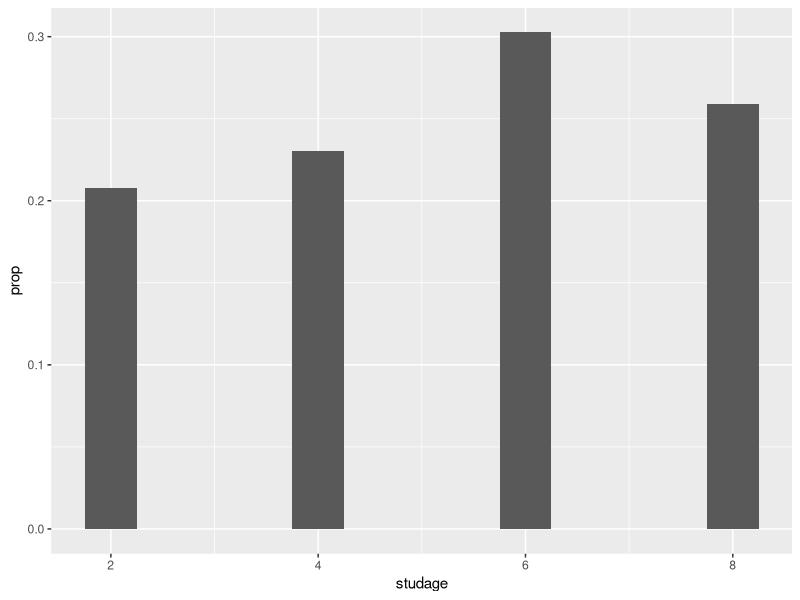
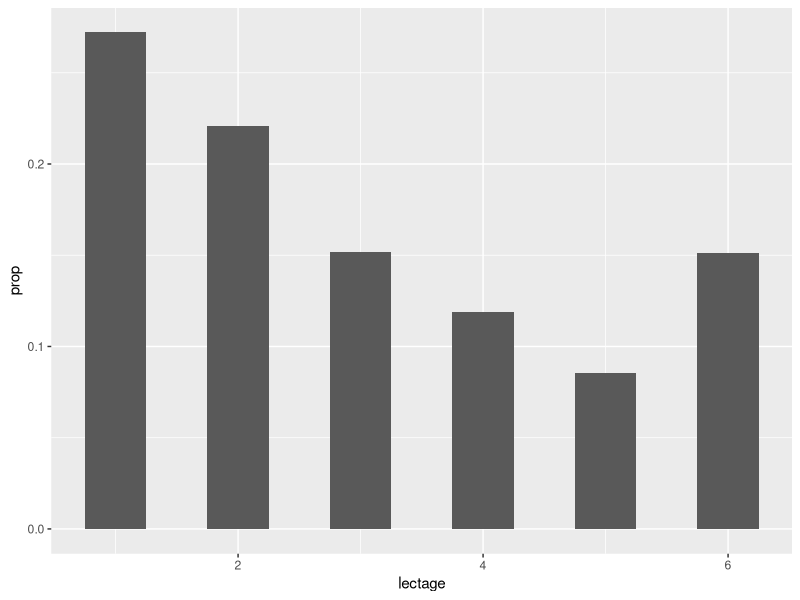
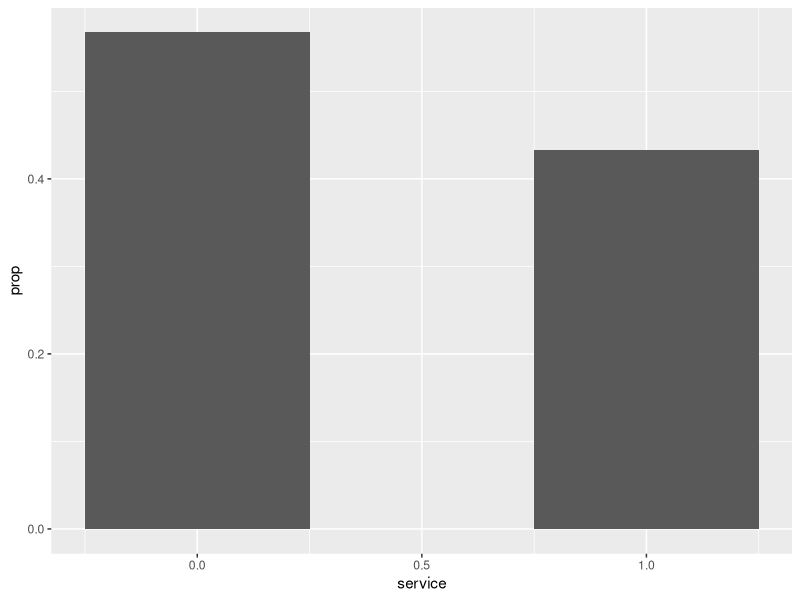
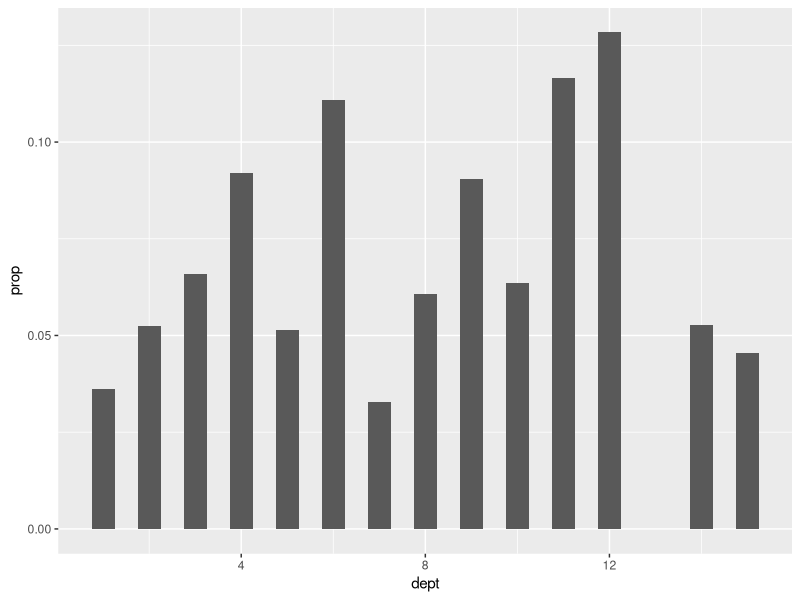
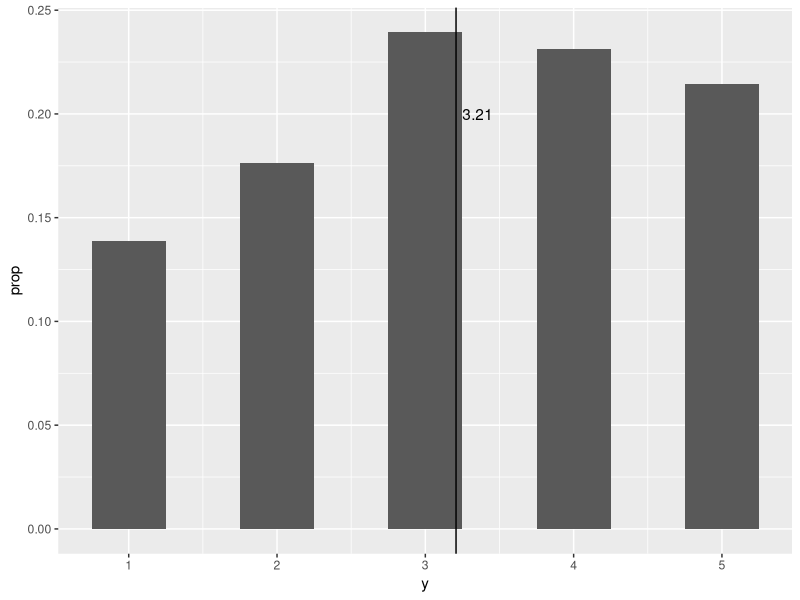
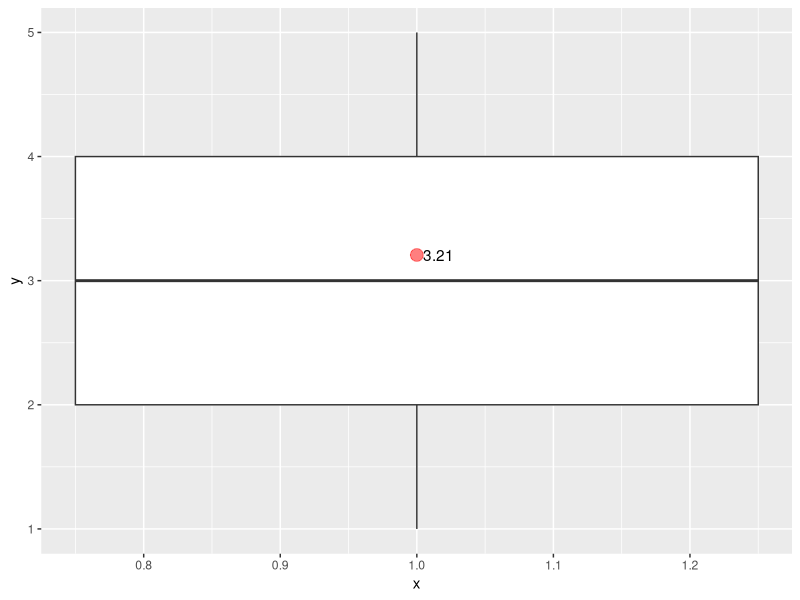
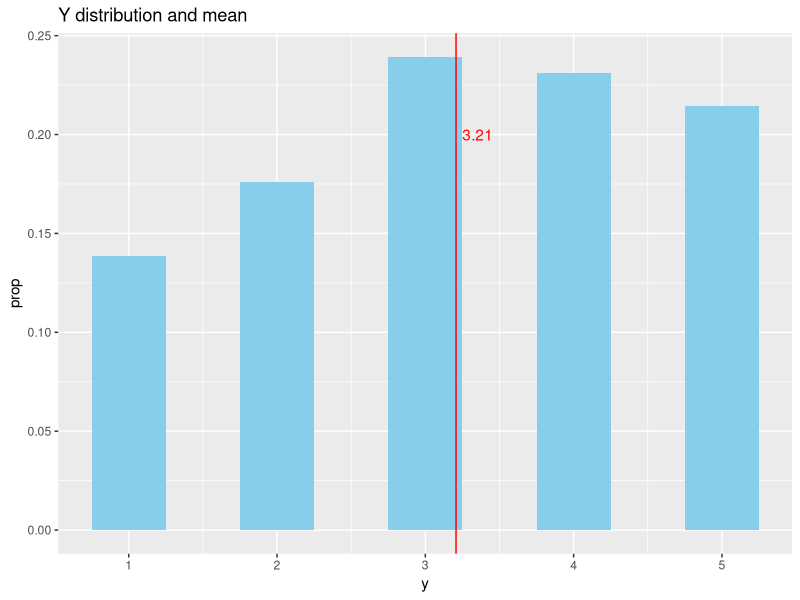
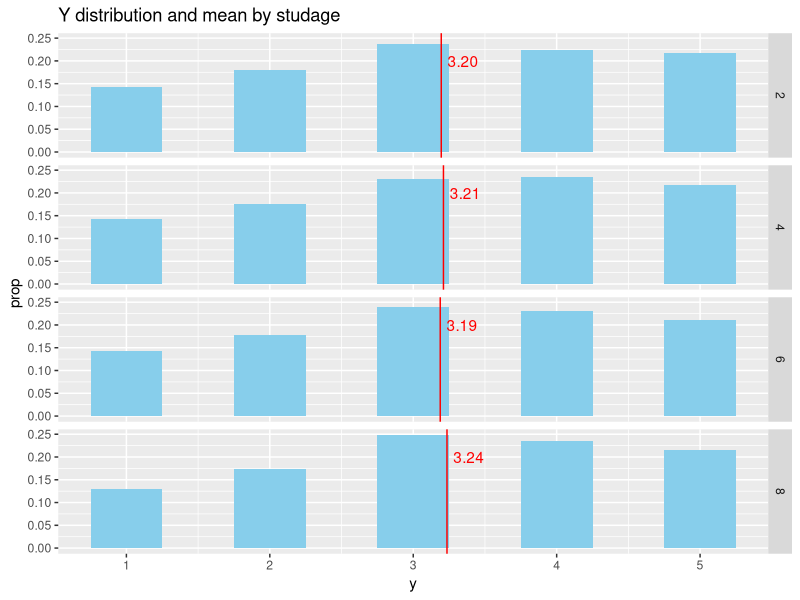

Here is the R script that generated these plots, in order: (Note: this script raises an error after producing the figures.)
#' ---
#' title: Exploration of the insteval dataset
#' author "Bruno Fischer Colonimos"
#' output:
#'     html_document:
#'         number_section: yes
#'         toc: yes
#'         toc_depth: 4
#' ---



#' ***********************************
#'
#' ```{r setup, include=FALSE}
#' knitr::opts_chunk$set(echo = TRUE)
#' ```
#'

setwd("InstEval2")

suppressPackageStartupMessages(library(ggplot2))
suppressPackageStartupMessages(library(dplyr))



# load data
# ===========
df <- read.csv(file = file.path("data", "InstEval.csv"),
               sep = ";", row.names = 1)

head(df)
tail(df)


# Data exploration
# ===============

# Cleaning - remove row with missing values
# ------------------------------

#  detect
sapply(df, function(col) {sum(is.na(col))} )
# remove last row
df <- df[!is.na(df$studage), ]
#  verify
sapply(df, function(col) {sum(is.na(col))} )
tail(df)


# one-variable bar charts
# function
g_bar <- function(varstr, dfr = df) {
        vname <- as.name(varstr)
        ggplot(data = dfr, aes_(vname)) +
                geom_bar( aes(y = ..prop..), width = 0.5)
}
# actual
g_bar("studage")
g_bar("lectage")
g_bar("service")
g_bar("dept")


g_bar("y") +
        geom_vline(xintercept = mean(df$y)) +
        geom_text(data = data.frame(mean_y = mean(df$y)),
                  aes(x = mean_y, y = .2, label = format(mean_y, digits = 3)),
                  hjust = -.2)


# y with boxplot

ggplot(data = df, aes(x = 1, y = y)) + geom_boxplot( width = 0.5) +
  geom_point(data = data.frame(mean_y = mean(df$y)), aes(y = mean_y), size = 4, color = "red", alpha = .5 ) +
  geom_text(data = data.frame(mean_y = mean(df$y)), aes(y = mean_y, label = format(mean_y, digits = 3)),
            hjust = -.2)


# ==============================================================================================
# comparing barplots


# facets with string aguments
myfacet <- function(row = ".", col = "."){
  fmla <- as.formula(paste0(row, " ~ ", col))
  facet_grid(fmla)
}


ybar_by <- function(vrow = "." , vcol = ".",
                    colfill="skyblue",
                    meansize = 4, meandigits = 3, meancolor = "red",
                    labheight = .2, labjust = -.2) {
        # missing arguments
        mvrow <- missing(vrow)
        mvcol <- missing(vcol)
        condpresent <- 2 - (as.integer(mvrow) + as.integer(mvcol))
        # compute the means by groups ----------

        # function for grouping dataframes
        groupif <- function(dframe, vrow, vcol, mvrow, mvcol) {
                rowvar <- as.name(vrow)
                colvar <- as.name(vcol)
                if (!mvrow & ! mvcol) {
                        group_by_(dframe, rowvar, colvar)
                } else if (!mvrow) {
                        group_by_(dframe, rowvar)
                } else if (!mvcol) {
                        group_by_(dframe, colvar)
                } else {
                        dframe
                }
        }

        # compute dataframe of conditional means
        mean_y_df <- df %>%
                groupif(vrow, vcol, mvrow, mvcol ) %>%
                summarise(mean_y = mean(y))

        # make the ggplot
        plot <- ggplot(data = df, aes(y)) +
                geom_bar( aes(y = ..prop..), width = 0.5, fill = colfill) +
                geom_vline(data = mean_y_df, aes(xintercept = mean_y), color = meancolor) +
                geom_text(data = mean_y_df, aes(x = mean_y, y = labheight, label = format(mean_y, digits = meandigits)),
                          color = meancolor, hjust = labjust)


        # + myfacet(vrow, vcol)

        if (!mvrow | !mvcol) {
                plot <- plot + myfacet(row = vrow, col = vcol)
        }

        # add title to plot
        if (condpresent <= 0) {
                plot_title <- "Y distribution and mean"
        } else if (condpresent == 1) {
                plot_title <- paste0("Y distribution and mean by ", ifelse (!mvrow , vrow, vcol)  )
        } else if (condpresent == 2) {
                plot_title <- paste0("Y distribution  and mean by ",  vrow, " and ", vcol)
        } else {
                stop( paste0("Error in ybar-by2: bad value for condpresent: ", condpresent) , call. = TRUE )
        }

        # return plot
        plot + labs(title = plot_title)

}

# -----------------------------------------------------------------------------------------
#  apply
ybar_by()
ybar_by("studage")
ybar_by("lectage")
ybar_by("service")
ybar_by("dept")


ybar_by("lectage", "studage")

ybar_by("studage", "service")
ybar_by("studage")
ybar_by(, "service")
ybar_by("service")
ybar_by("dept", "service") # evidence of interaction


# ========================================================================================================
# comparing boxplots



ybox_by <- function(vx, vrow = "." , vcol = "." ,
                    meansize = 4, meandigits = 3, meancolor = "red",
                    labheight = .2, labjust = -.2) { # all args = strings
        # missing arguments
        mvrow <- missing(vrow)
        mvcol <- missing(vcol)
        condpresent <- 2 - (as.integer(mvrow) + as.integer(mvcol))

        # preparation for circomventing nse
        xn <- as.name(vx)
        yn <- as.name("y")
        # compute the means by groups ----------

        # function for grouping dataframes
        groupif3 <- function(dframe, vx, vrow, vcol, mvrow, mvcol) {
                xvar <- as.name(vx)
                rowvar <- as.name(vrow)
                colvar <- as.name(vcol)
                if (!mvrow & ! mvcol) {
                        group_by_(dframe, xvar, rowvar, colvar)
                } else if (!mvrow) {
                        group_by_(dframe, xvar, rowvar)
                } else if (!mvcol) {
                        group_by_(dframe, xvar, colvar)
                } else {
                        group_by_(dframe, xvar)
                }
        }

        # compute dataframe of conditional means
        mean_y_df <- df %>%
                groupif3(vx, vrow, vcol, mvrow, mvcol ) %>%
                summarise(mean_y = mean(y))

        # make the ggplot

        plot <- ggplot(data = df,
                       aes_(xn, yn, group = xn) ) +
                geom_boxplot(width = 0.5, varwidth = TRUE) +
                geom_point(data = mean_y_df, aes(y = mean_y), size = meansize, color = meancolor, alpha = .5 ) +
                geom_line(data = mean_y_df, aes_(xn, quote(mean_y), group = 1), color = meancolor) +
                geom_text(data = mean_y_df, aes(y = mean_y, label = format(mean_y, digits = meandigits)),
                          hjust = labjust) # + geom_smooth(aes_(xn, yn), method = "lm")

        if (!mvrow | !mvcol) {
                plot <- plot + myfacet(row = vrow, col = vcol)
        }



        # add title to plot
        if (condpresent <= 0) {
                plot_title <- paste0("Y distribution and mean by ", vx)
        } else if (condpresent == 1) {
                plot_title <- paste0("Y distribution and mean by ", vx, " and ", ifelse (!mvrow , vrow, vcol)  )
        } else if (condpresent == 2) {
                plot_title <- paste0("Y distribution  and mean by ", vx, " and ",  vrow, " and ", vcol)
        } else {
                stop( paste0("Error in ybar-by2: bad value for condpresent: ", condpresent) , call. = TRUE )
        }

        # return plot
        plot  + labs(title = plot_title)

}


# tests

ybox_by("studage")
ybox_by("lectage")
ybox_by("service")
ybox_by("dept")


ybox_by("service", "lectage", meancolor = "blue", meansize = 3)
ybox_by("lectage", "service", meancolor = "blue", meansize = 3)
ybox_by("lectage", "dept", meancolor = "blue", meansize = 3)
ybox_by("lectage", "dept", "service", meancolor = "blue", meansize = 3)



# approaches by the mean:

mdf <- df %>%
        group_by(studage, lectage, service, dept) %>%
        summarise(mean_y = mean(y), cnt = n())

summary(mdf$mean_y)



# ========================================================================
# graphing regressions ========================================================================
# ========================================================================
# not yet ok

yreg_by <- function(vx, vrow = "." , vcln = ".", vcol = "",
                    linreg = TRUE,
                    meansize = 4, meandigits = 3, meancolor = "red",
                    labheight = .2, labjust = -.2) { # all args = strings
        # missing arguments
        mvrow <- missing(vrow)
        mvcln <- missing(vcln)
        mvcol <- missing(vcol)
        condpresent <- 2 - (as.integer(mvrow) + as.integer(mvcln))

        # preparation for circomventing nse
        xn <- as.name(vx)
        yn <- as.name("y")
        if (!mvcol) {vcol_n <- as.name(vcol)}
        # compute the means by groups ----------

        # function for grouping dataframes
        groupif3 <- function(dframe, vx, vrow, vcln, mvrow, mvcln) {
                xvar <- as.name(vx)
                rowvar <- as.name(vrow)
                clnvar <- as.name(vcln)
                if (!mvrow & ! mvcln) {
                        group_by_(dframe, xvar, rowvar, clnvar)
                } else if (!mvrow) {
                        group_by_(dframe, xvar, rowvar)
                } else if (!mvcln) {
                        group_by_(dframe, xvar, clnvar)
                } else {
                        group_by_(dframe, xvar)
                }
        }

        # compute dataframe of conditional means
        mean_y_df <- df %>%
                groupif3(vx, vrow, vcln, mvrow, mvcln ) %>%
                summarise(mean_y = mean(y))


        # make the ggplot
        # base
        if (mvcol) {
              plot <- ggplot(data = df, aes_(xn, yn) )
        } else {
                plot <- ggplot(data = df, aes_(xn, yn, color = vcol_n) )
        }
        # more components
        plot <- plot +
                geom_boxplot(aes_(group = xn), width = 0.5, varwidth = TRUE) +
                geom_point(data = mean_y_df, aes(y = mean_y), size = meansize, color = meancolor, alpha = .5 ) +
                geom_line(data = mean_y_df, aes_(xn, quote(mean_y), group = 1), color = meancolor) +
                geom_text(data = mean_y_df, aes(y = mean_y, label = format(mean_y, digits = meandigits)),
                          hjust = labjust)
        # dbug
        # print(plot)
        if (linreg) {
                plot <- plot + geom_smooth(# aes_(xn, yn),
                                           method = "lm")
        }

        if (!mvrow | !mvcln) {
                plot <- plot + myfacet(row = vrow, col = vcln)
        }



        # add title to plot
        if (condpresent <= 0) {
                plot_title <- paste0("Y distribution and mean by ", vx)
        } else if (condpresent == 1) {
                plot_title <- paste0("Y distribution and mean by ", vx, " and ", ifelse (!mvrow , vrow, vcln)  )
        } else if (condpresent == 2) {
                plot_title <- paste0("Y distribution  and mean by ", vx, " and ",  vrow, " and ", vcln)
        } else {
                stop( paste0("Error in ybar-by2: bad value for condpresent: ", condpresent) , call. = TRUE )
        }

        # return plot
        plot  + labs(title = plot_title)

}


# application

yreg_by("studage")
yreg_by("lectage")
yreg_by("service")
yreg_by("dept")


ybox_by("service", "lectage", meancolor = "blue", meansize = 3)

yreg_by("lectage", "service") #===========================================
yreg_by("lectage", vcol = "service") ######################

yreg_by("lectage", "dept")
yreg_by("lectage", vcol = "dept") #################
yreg_by("lectage", "dept", "service", meansize = 3)

